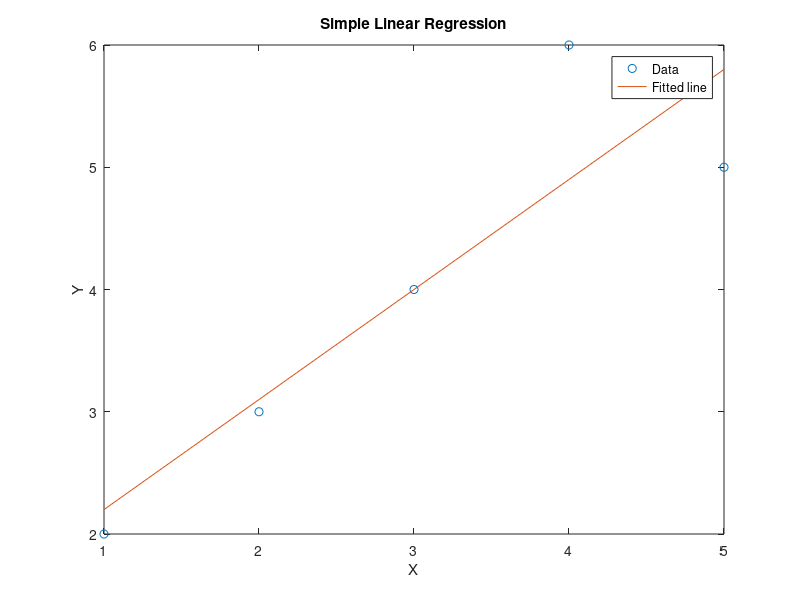

Write MATLAB code to recreate this figure.
%Simple Linear Regression..........
clc;
clear all;
close all;
%Sample Data
x=[1,2,3,4,5];
y=[2,3,4,6,5];%Perform linear regression
p=polyfit(x,y,1); %p(1) is slope, p(2) is intercept
%Create a linear model
y_fit= polyval(p,x);
%Plot figure
plot(x,y,'o'); %original data
hold on;
plot(x,y_fit,'-'); %fitted line
title('Simple Linear Regression');
xlabel('X');
ylabel('Y');
legend('Data','Fitted line');